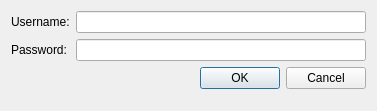
<?xml version="1.0" encoding="UTF-8"?>
<ui version="4.0">
 <class>LoginDialog</class>
 <widget class="QDialog" name="LoginDialog">
  <property name="windowModality">
   <enum>Qt::ApplicationModal</enum>
  </property>
  <property name="geometry">
   <rect>
    <x>0</x>
    <y>0</y>
    <width>377</width>
    <height>111</height>
   </rect>
  </property>
  <property name="windowTitle">
   <string>Login to GNS3 controller</string>
  </property>
  <property name="modal">
   <bool>true</bool>
  </property>
  <layout class="QGridLayout" name="gridLayout">
   <item row="1" column="1">
    <widget class="QLineEdit" name="uiPasswordLineEdit">
     <property name="maxLength">
      <number>100</number>
     </property>
     <property name="echoMode">
      <enum>QLineEdit::Password</enum>
     </property>
    </widget>
   </item>
   <item row="0" column="0">
    <widget class="QLabel" name="uiUsernameLabel">
     <property name="text">
      <string>Username:</string>
     </property>
    </widget>
   </item>
   <item row="0" column="1">
    <widget class="QLineEdit" name="uiUsernameLineEdit"/>
   </item>
   <item row="1" column="0">
    <widget class="QLabel" name="uiPasswordLabel">
     <property name="text">
      <string>Password:</string>
     </property>
    </widget>
   </item>
   <item row="2" column="0" colspan="2">
    <widget class="QDialogButtonBox" name="uiButtonBox">
     <property name="orientation">
      <enum>Qt::Horizontal</enum>
     </property>
     <property name="standardButtons">
      <set>QDialogButtonBox::Cancel|QDialogButtonBox::Ok</set>
     </property>
    </widget>
   </item>
   <item row="3" column="0">
    <spacer name="verticalSpacer">
     <property name="orientation">
      <enum>Qt::Vertical</enum>
     </property>
     <property name="sizeHint" stdset="0">
      <size>
       <width>20</width>
       <height>40</height>
      </size>
     </property>
    </spacer>
   </item>
  </layout>
 </widget>
 <tabstops>
  <tabstop>uiUsernameLineEdit</tabstop>
  <tabstop>uiPasswordLineEdit</tabstop>
 </tabstops>
 <resources/>
 <connections>
  <connection>
   <sender>uiButtonBox</sender>
   <signal>accepted()</signal>
   <receiver>LoginDialog</receiver>
   <slot>accept()</slot>
   <hints>
    <hint type="sourcelabel">
     <x>248</x>
     <y>254</y>
    </hint>
    <hint type="destinationlabel">
     <x>157</x>
     <y>274</y>
    </hint>
   </hints>
  </connection>
  <connection>
   <sender>uiButtonBox</sender>
   <signal>rejected()</signal>
   <receiver>LoginDialog</receiver>
   <slot>reject()</slot>
   <hints>
    <hint type="sourcelabel">
     <x>316</x>
     <y>260</y>
    </hint>
    <hint type="destinationlabel">
     <x>286</x>
     <y>274</y>
    </hint>
   </hints>
  </connection>
 </connections>
</ui>
